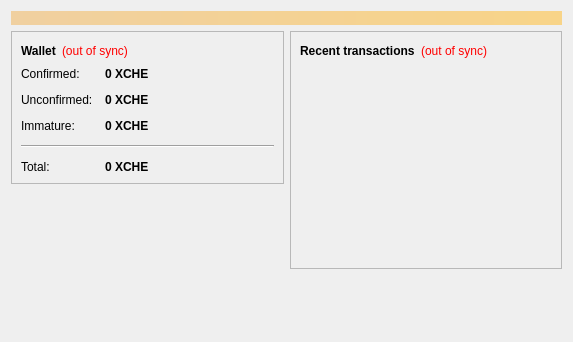
<?xml version="1.0" encoding="UTF-8"?>
<ui version="4.0">
 <class>OverviewPage</class>
 <widget class="QWidget" name="OverviewPage">
  <property name="geometry">
   <rect>
    <x>0</x>
    <y>0</y>
    <width>573</width>
    <height>342</height>
   </rect>
  </property>
  <property name="windowTitle">
   <string>Form</string>
  </property>
  <layout class="QVBoxLayout" name="topLayout">
   <item>
    <widget class="QLabel" name="labelAlerts">
     <property name="visible">
      <bool>false</bool>
     </property>
     <property name="styleSheet">
      <string notr="true">background-color: qlineargradient(x1: 0, y1: 0, x2: 1, y2: 0, stop:0 #F0D0A0, stop:1 #F8D488); color:#000000;</string>
     </property>
     <property name="wordWrap">
      <bool>true</bool>
     </property>
     <property name="margin">
      <number>3</number>
     </property>
    </widget>
   </item>
   <item>
    <layout class="QHBoxLayout" name="horizontalLayout" stretch="1,1">
     <item>
      <layout class="QVBoxLayout" name="verticalLayout_2">
       <item>
        <widget class="QFrame" name="frame">
         <property name="frameShape">
          <enum>QFrame::StyledPanel</enum>
         </property>
         <property name="frameShadow">
          <enum>QFrame::Raised</enum>
         </property>
         <layout class="QVBoxLayout" name="verticalLayout_4">
          <item>
           <layout class="QHBoxLayout" name="horizontalLayout_4">
            <item>
             <widget class="QLabel" name="label_5">
              <property name="font">
               <font>
                <weight>75</weight>
                <bold>true</bold>
               </font>
              </property>
              <property name="text">
               <string>Wallet</string>
              </property>
             </widget>
            </item>
            <item>
             <widget class="QLabel" name="labelWalletStatus">
              <property name="toolTip">
               <string>The displayed information may be out of date. Your wallet automatically synchronizes with the checoin network after a connection is established, but this process has not completed yet.</string>
              </property>
              <property name="styleSheet">
               <string notr="true">QLabel { color: red; }</string>
              </property>
              <property name="text">
               <string notr="true">(out of sync)</string>
              </property>
              <property name="alignment">
               <set>Qt::AlignLeading|Qt::AlignLeft|Qt::AlignVCenter</set>
              </property>
             </widget>
            </item>
            <item>
             <spacer name="horizontalSpacer_2">
              <property name="orientation">
               <enum>Qt::Horizontal</enum>
              </property>
              <property name="sizeHint" stdset="0">
               <size>
                <width>40</width>
                <height>20</height>
               </size>
              </property>
             </spacer>
            </item>
           </layout>
          </item>
          <item>
           <layout class="QFormLayout" name="formLayout_2">
            <property name="fieldGrowthPolicy">
             <enum>QFormLayout::AllNonFixedFieldsGrow</enum>
            </property>
            <property name="horizontalSpacing">
             <number>12</number>
            </property>
            <property name="verticalSpacing">
             <number>12</number>
            </property>
            <item row="0" column="0">
             <widget class="QLabel" name="label">
              <property name="text">
               <string>Confirmed:</string>
              </property>
             </widget>
            </item>
            <item row="0" column="1">
             <widget class="QLabel" name="labelBalance">
              <property name="font">
               <font>
                <weight>75</weight>
                <bold>true</bold>
               </font>
              </property>
              <property name="cursor">
               <cursorShape>IBeamCursor</cursorShape>
              </property>
              <property name="toolTip">
               <string>Your current spendable balance</string>
              </property>
              <property name="text">
               <string notr="true">0 XCHE</string>
              </property>
              <property name="textInteractionFlags">
               <set>Qt::LinksAccessibleByMouse|Qt::TextSelectableByKeyboard|Qt::TextSelectableByMouse</set>
              </property>
             </widget>
            </item>
            <item row="1" column="0">
             <widget class="QLabel" name="label_3">
              <property name="text">
               <string>Unconfirmed:</string>
              </property>
             </widget>
            </item>
            <item row="1" column="1">
             <widget class="QLabel" name="labelUnconfirmed">
              <property name="font">
               <font>
                <weight>75</weight>
                <bold>true</bold>
               </font>
              </property>
              <property name="cursor">
               <cursorShape>IBeamCursor</cursorShape>
              </property>
              <property name="toolTip">
               <string>Total of transactions that have yet to be confirmed, and do not yet count toward the spendable balance</string>
              </property>
              <property name="text">
               <string notr="true">0 XCHE</string>
              </property>
              <property name="textInteractionFlags">
               <set>Qt::LinksAccessibleByMouse|Qt::TextSelectableByKeyboard|Qt::TextSelectableByMouse</set>
              </property>
             </widget>
            </item>
            <item row="2" column="0">
             <widget class="QLabel" name="labelImmatureText">
              <property name="text">
               <string>Immature:</string>
              </property>
             </widget>
            </item>
            <item row="2" column="1">
             <widget class="QLabel" name="labelImmature">
              <property name="font">
               <font>
                <weight>75</weight>
                <bold>true</bold>
               </font>
              </property>
              <property name="toolTip">
               <string>Mined balance that has not yet matured</string>
              </property>
              <property name="text">
               <string notr="true">0 XCHE</string>
              </property>
              <property name="textInteractionFlags">
               <set>Qt::LinksAccessibleByMouse|Qt::TextSelectableByKeyboard|Qt::TextSelectableByMouse</set>
              </property>
             </widget>
            </item>
            <item row="4" column="0">
             <widget class="QLabel" name="labelTotalText">
              <property name="text">
               <string>Total:</string>
              </property>
             </widget>
            </item>
            <item row="4" column="1">
             <widget class="QLabel" name="labelTotal">
              <property name="font">
               <font>
                <weight>75</weight>
                <bold>true</bold>
               </font>
              </property>
              <property name="cursor">
               <cursorShape>IBeamCursor</cursorShape>
              </property>
              <property name="toolTip">
               <string>Your current total balance</string>
              </property>
              <property name="text">
               <string notr="true">0 XCHE</string>
              </property>
              <property name="textInteractionFlags">
               <set>Qt::LinksAccessibleByMouse|Qt::TextSelectableByKeyboard|Qt::TextSelectableByMouse</set>
              </property>
             </widget>
            </item>
            <item row="3" column="0" colspan="2">
             <widget class="Line" name="line">
              <property name="orientation">
               <enum>Qt::Horizontal</enum>
              </property>
             </widget>
            </item>
           </layout>
          </item>
         </layout>
        </widget>
       </item>
       <item>
        <spacer name="verticalSpacer">
         <property name="orientation">
          <enum>Qt::Vertical</enum>
         </property>
         <property name="sizeHint" stdset="0">
          <size>
           <width>20</width>
           <height>40</height>
          </size>
         </property>
        </spacer>
       </item>
      </layout>
     </item>
     <item>
      <layout class="QVBoxLayout" name="verticalLayout_3">
       <item>
        <widget class="QFrame" name="frame_2">
         <property name="frameShape">
          <enum>QFrame::StyledPanel</enum>
         </property>
         <property name="frameShadow">
          <enum>QFrame::Raised</enum>
         </property>
         <layout class="QVBoxLayout" name="verticalLayout">
          <item>
           <layout class="QHBoxLayout" name="horizontalLayout_2">
            <item>
             <widget class="QLabel" name="label_4">
              <property name="text">
               <string>&lt;b&gt;Recent transactions&lt;/b&gt;</string>
              </property>
             </widget>
            </item>
            <item>
             <widget class="QLabel" name="labelTransactionsStatus">
              <property name="toolTip">
               <string>The displayed information may be out of date. Your wallet automatically synchronizes with the checoin network after a connection is established, but this process has not completed yet.</string>
              </property>
              <property name="styleSheet">
               <string notr="true">QLabel { color: red; }</string>
              </property>
              <property name="text">
               <string notr="true">(out of sync)</string>
              </property>
              <property name="alignment">
               <set>Qt::AlignRight|Qt::AlignTrailing|Qt::AlignVCenter</set>
              </property>
             </widget>
            </item>
            <item>
             <spacer name="horizontalSpacer">
              <property name="orientation">
               <enum>Qt::Horizontal</enum>
              </property>
              <property name="sizeHint" stdset="0">
               <size>
                <width>40</width>
                <height>20</height>
               </size>
              </property>
             </spacer>
            </item>
           </layout>
          </item>
          <item>
           <widget class="QListView" name="listTransactions">
            <property name="styleSheet">
             <string notr="true">QListView { background: transparent; }</string>
            </property>
            <property name="frameShape">
             <enum>QFrame::NoFrame</enum>
            </property>
            <property name="verticalScrollBarPolicy">
             <enum>Qt::ScrollBarAlwaysOff</enum>
            </property>
            <property name="horizontalScrollBarPolicy">
             <enum>Qt::ScrollBarAlwaysOff</enum>
            </property>
            <property name="selectionMode">
             <enum>QAbstractItemView::NoSelection</enum>
            </property>
           </widget>
          </item>
         </layout>
        </widget>
       </item>
       <item>
        <spacer name="verticalSpacer_2">
         <property name="orientation">
          <enum>Qt::Vertical</enum>
         </property>
         <property name="sizeHint" stdset="0">
          <size>
           <width>20</width>
           <height>40</height>
          </size>
         </property>
        </spacer>
       </item>
      </layout>
     </item>
    </layout>
   </item>
  </layout>
 </widget>
 <resources/>
 <connections/>
</ui>
